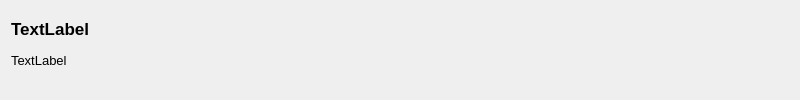
<?xml version="1.0" encoding="UTF-8"?>
<ui version="4.0">
 <class>Form</class>
 <widget class="QFrame" name="Form">
  <property name="geometry">
   <rect>
    <x>0</x>
    <y>0</y>
    <width>800</width>
    <height>100</height>
   </rect>
  </property>
  <property name="sizePolicy">
   <sizepolicy hsizetype="Preferred" vsizetype="Preferred">
    <horstretch>0</horstretch>
    <verstretch>0</verstretch>
   </sizepolicy>
  </property>
  <property name="windowTitle">
   <string>Form</string>
  </property>
  <layout class="QVBoxLayout" name="verticalLayout">
   <item>
    <widget class="QLabel" name="header">
     <property name="font">
      <font>
       <pointsize>13</pointsize>
       <bold>true</bold>
      </font>
     </property>
     <property name="text">
      <string>TextLabel</string>
     </property>
    </widget>
   </item>
   <item>
    <widget class="QLabel" name="body">
     <property name="font">
      <font>
       <pointsize>10</pointsize>
      </font>
     </property>
     <property name="text">
      <string>TextLabel</string>
     </property>
     <property name="alignment">
      <set>Qt::AlignmentFlag::AlignLeading|Qt::AlignmentFlag::AlignLeft|Qt::AlignmentFlag::AlignTop</set>
     </property>
     <property name="wordWrap">
      <bool>true</bool>
     </property>
    </widget>
   </item>
  </layout>
 </widget>
 <resources/>
 <connections/>
</ui>
